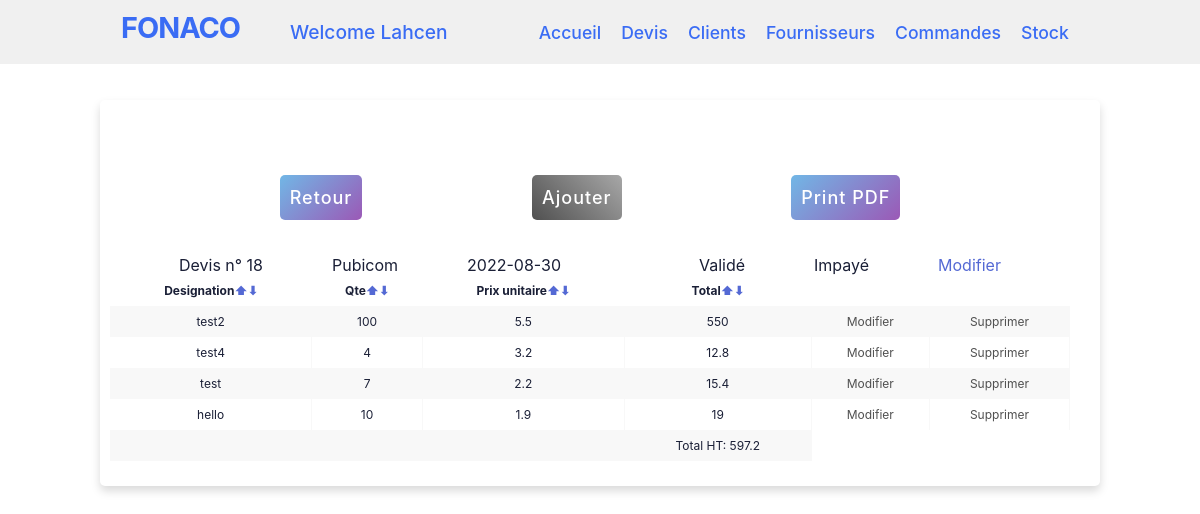
The app's page /listecommandes.php?numdevis=18 (signed in) with its own data.
### tables this page shows
CREATE TABLE `devis` (
  `id_devis` int(255) NOT NULL,
  `id_client` int(255) NOT NULL,
  `date_devis` date NOT NULL,
  `total_ht` float NOT NULL,
  `valide` tinyint(1) NOT NULL,
  `paye` tinyint(1) NOT NULL
);

CREATE TABLE `clients` (
  `nom` varchar(255) NOT NULL,
  `telephone` varchar(255) NOT NULL,
  `email` varchar(255) NOT NULL,
  `montantmax` int(11) NOT NULL,
  `id_client` int(11) NOT NULL,
  `adresse` varchar(255) DEFAULT NULL
);

CREATE TABLE `commandes` (
  `id_commande` int(255) NOT NULL,
  `id_devis` int(255) NOT NULL,
  `designation` varchar(255) NOT NULL,
  `quantite` int(255) NOT NULL,
  `prix_unitaire` float NOT NULL,
  `total` float NOT NULL
);

### listecommandes.php (the view)
<?php
include 'header.php';
$numdevis = $_GET['numdevis'];
if(isset($_GET['ord']) && isset($_GET['desc'])){
    $order=$_GET['ord'];
    $desc=$_GET['desc'];
    if($desc) $sql = "SELECT * FROM commandes WHERE id_devis=" . $numdevis." ORDER BY ".$order." DESC";
    else $sql = "SELECT * FROM commandes WHERE id_devis=" . $numdevis." ORDER BY ".$order;
} else {
    $sql = "SELECT * FROM commandes WHERE id_devis=" . $numdevis." ORDER BY id_commande DESC";
}
$result = mysqli_query($conn, $sql) or die("bad query");
$reqDevis = mysqli_fetch_assoc(mysqli_query($conn, "SELECT * FROM devis JOIN clients ON devis.id_client=clients.id_client WHERE id_devis=" . $numdevis));
?>
<div class="table-wrapper container">
    <div class="btnscont">
        <a href="listedevis.php">
            <button class="minibtn">Retour</button></a>
        <a href="<?php if (!$reqDevis['valide']) echo 'addcommande.php?numdevis=' . $numdevis;
                    else echo '#' ?>">
            <button class="minibtn" <?php if ($reqDevis['valide']) echo 'disabled' ?>>Ajouter</button></a>
        <a href="<?php if ($reqDevis['valide']) echo 'pdf.php?ID=' . $numdevis;
                    else echo '#' ?>">
            <button class="minibtn" <?php if (!$reqDevis['valide']) echo 'disabled' ?>>Print PDF</button></a>
    </div>
    <div class="btnscont">
        <p>Devis n° <?php echo $numdevis . '</p><p>' . $reqDevis['nom'] . '</p><p>' . $reqDevis['date_devis'] . '</p><p>' . $reqDevis['reglement'] . '</p><p>';
                    if ($reqDevis['valide']) echo 'Validé';
                    else echo 'Non validé'; ?></p>
        <p><?php if ($reqDevis['paye']) echo 'Payé';
            else echo 'Impayé'; ?></p>
        <a href="editdevis.php?ID=<?php echo $numdevis; ?>">Modifier</a>
    </div>
    <table class="fl-table">
        <tr>
            <th>Designation<a href="listecommandes.php?numdevis=<?php echo $numdevis;?>&ord=designation&desc=0">⬆</a><a href="listecommandes.php?numdevis=<?php echo $numdevis;?>&ord=designation&desc=1">⬇</a></th>
            <th>Qte<a href="listecommandes.php?numdevis=<?php echo $numdevis;?>&ord=quantite&desc=0">⬆</a><a href="listecommandes.php?numdevis=<?php echo $numdevis;?>&ord=quantite&desc=1">⬇</a></th>
            <th>Prix unitaire<a href="listecommandes.php?numdevis=<?php echo $numdevis;?>&ord=prix_unitaire&desc=0">⬆</a><a href="listecommandes.php?numdevis=<?php echo $numdevis;?>&ord=prix_unitaire&desc=1">⬇</a></th>
            <th>Total<a href="listecommandes.php?numdevis=<?php echo $numdevis;?>&ord=total&desc=0">⬆</a><a href="listecommandes.php?numdevis=<?php echo $numdevis;?>&ord=total&desc=1">⬇</a></th>
            <th></th>
            <th></th>
        </tr>
        <?php while ($row = mysqli_fetch_assoc($result)) { ?>
            <tr>
                <td><?php echo $row['designation']; ?> </td>
                <td><?php echo $row['quantite']; ?> </td>
                <td><?php echo $row['prix_unitaire']; ?> </td>
                <td><?php echo $row['total']; ?> </td>
                <td><a href="<?php if (!$reqDevis['valide']) echo 'editcommande.php?ID=' . $row['id_commande'];
                                else echo '#' ?>" <?php if ($reqDevis['valide']) echo 'class="disabledA"' ?>>Modifier</a></td>
                <td><a href="<?php if (!$reqDevis['valide']) echo 'delcommande.php?idcom=' . $row['id_commande'] . '&numdevis=' . $numdevis;
                                else echo '#' ?>" <?php if ($reqDevis['valide']) echo 'class="disabledA"';
                                                                                                                                                            else echo 'onclick="return confirm(\'Êtes-vous sur de vouloir supprimer cette commande?\')"' ?>>Supprimer</a></td>
            </tr>
        <?php }; ?>
        <tr>
            <td></td>
            <td></td>
            <td></td>
            <td>Total HT: <?php echo $reqDevis['total_ht']; ?></td>
        </tr>
    </table>
</div>
</body>
</html>

### style/style-trf.css (style rules this page uses)
* { margin: 0; padding: 0; box-sizing: border-box; font-family: 'Poppins',sans-serif; }
body { display: flex; justify-content: center; }
.container { max-width: 1000px; width: 100%; background-color: #fff; padding: 25px 30px; border-radius: 5px; box-shadow: 0 5px 10px rgba(0,0,0,0.15); margin-top: 100px; }
.table-wrapper { padding-top: 40px; padding-left: 10px; }
.fl-table { border-radius: 5px; font-size: 12px; font-weight: normal; border: none; border-collapse: collapse; width: 100%; max-width: 100%; white-space: nowrap; background-color: white; }
.fl-table td, .fl-table th { text-align: left; padding: 8px; text-align: center; }
.fl-table td { border-right: 1px solid #f8f8f8; font-size: 12px; }
.fl-table tr:nth-child(even) { background: #F8F8F8; }
button { height: 100%; width: 100%; border-radius: 5px; border: none; color: #fff; font-size: 18px; font-weight: 500; letter-spacing: 1px; cursor: pointer; transition: all 0.3s ease; background: linear-gradient(135deg, #71b7e6, #9b59b6); height: 45px; margin: 35px 0 }

### style/style.css (style rules this page uses)
* { padding: 0; margin: 0; color: #1a1f36; box-sizing: border-box; word-wrap: break-word; font-family: -apple-system,BlinkMacSystemFont,Segoe UI,Roboto,Helvetica Neue,Ubuntu,sans-serif; }
body { min-height: 100%; background-color: #ffffff; }
.minibtn { width: auto; padding: 0 10px; }
.minibtn:disabled, .minibtn[disabled] { background: linear-gradient(-135deg, #a7a7a7, #505050); }
.btnscont { display: flex; justify-content: space-evenly; }
.disabledA { color: #505050; }
a { color: #5469d4; text-decoration: unset; }

### records on screen
devis: id_client.nom "Pubicom", date_devis "2022-08-30", total_ht "597.2"
commandes: designation "test2", quantite "100", prix_unitaire "5.5", total "550"
commandes: designation "test4", quantite "4", prix_unitaire "3.2", total "12.8"
commandes: designation "test", quantite "7", prix_unitaire "2.2", total "15.4"
commandes: designation "hello", quantite "10", prix_unitaire "1.9", total "19"

### other values on screen
$_SESSION['username'] "Lahcen"
$numdevis "18"
